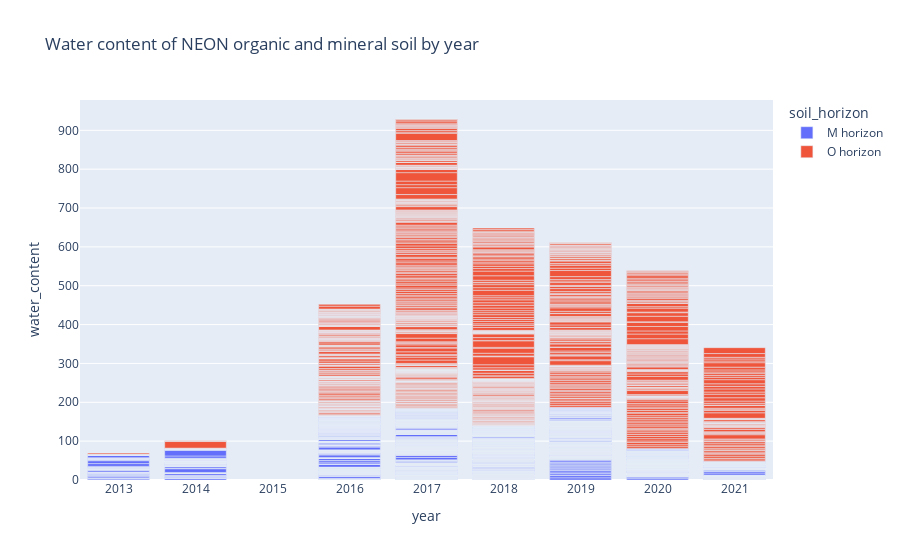

This figure's notebook cell:
### Code cell
# Water Content and Soil Horizon
fig = px.bar(df, x="year", y="water_content", color="soil_horizon", title="Water content of NEON organic and mineral soil by year")
fig.show()

### Figure 1 — Plotly figure (JSON) as saved in the notebook; plotly's stock layout.template omitted (floating-point values rounded to 4 significant figures; data arrays with more than 128 entries replaced by an {"elided": "..."} marker saying what was removed)
{"data": [{"alignmentgroup": "True", "hovertemplate": "soil_horizon=M horizon<br>year=%{x}<br>water_content=%{y}<extra></extra>", "legendgroup": "M horizon", "marker": {"color": "#636efa", "pattern": {"shape": ""}}, "name": "M horizon", "offsetgroup": "M horizon", "orientation": "v", "showlegend": true, "textposition": "auto", "type": "bar", "x": {"elided": "3281 int values"}, "xaxis": "x", "y": {"elided": "3281 float values"}, "yaxis": "y"}, {"alignmentgroup": "True", "hovertemplate": "soil_horizon=O horizon<br>year=%{x}<br>water_content=%{y}<extra></extra>", "legendgroup": "O horizon", "marker": {"color": "#EF553B", "pattern": {"shape": ""}}, "name": "O horizon", "offsetgroup": "O horizon", "orientation": "v", "showlegend": true, "textposition": "auto", "type": "bar", "x": {"elided": "1162 int values"}, "xaxis": "x", "y": {"elided": "1162 float values"}, "yaxis": "y"}], "layout": {"autosize": true, "barmode": "relative", "legend": {"title": {"text": "soil_horizon"}, "tracegroupgap": 0}, "title": {"text": "Water content of NEON organic and mineral soil by year"}, "xaxis": {"anchor": "y", "autorange": true, "domain": [0, 1], "range": [2012.0, 2022.0], "title": {"text": "year"}, "type": "linear"}, "yaxis": {"anchor": "x", "autorange": true, "domain": [0, 1], "range": [0, 978.0], "title": {"text": "water_content"}, "type": "linear"}}}
